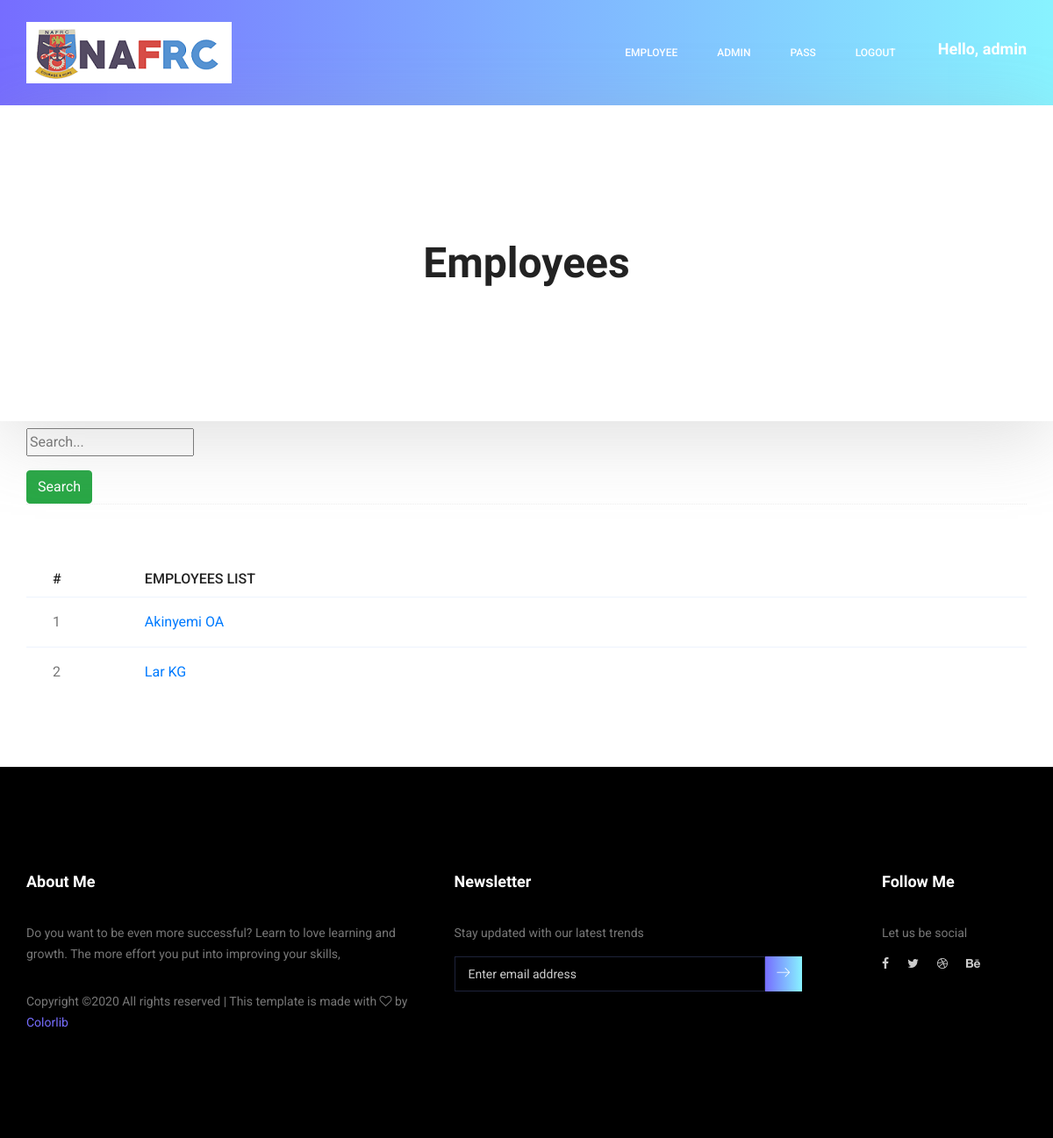
Screenshot of / (signed in) with the database file from the repository.
### register/models.py (models this page shows)
class Employee(models.Model):
    last_name = models.CharField(verbose_name='Surname', max_length=50)
    initials = models.CharField(max_length=2, blank=True, null=True)
    first_name = models.CharField(max_length=50)
    middle_name = models.CharField(max_length=50, blank=True, null=True)
    marital_status = models.CharField(max_length=20, choices=MARITAL_STATUS_CHOICES, blank=True, null=True)
    gender = models.CharField(max_length=10, choices=SEX_CHOICES, default='Unknown')
    birth_date = models.DateField(blank=True, null=True)
    photo = models.ImageField(upload_to='register/photos/%Y/%m/', blank=True, null=True)
    rank = models.ForeignKey(Rank, on_delete=models.SET_NULL, blank=True, null=True)
    p_number = models.CharField(max_length=15, unique=True, default='N/A')
    speciality = models.ForeignKey(Speciality, on_delete=models.SET_NULL, blank=True, null=True)
    unit = models.ForeignKey(Unit, verbose_name='Department', on_delete=models.SET_NULL, blank=True, null=True,
                             help_text="The department or division this employee is being assigned to")
    religion = models.CharField(max_length=50, choices=RELIGION_CHOICES, blank=True, null=True)
    blood_group = models.CharField(max_length=2, choices=BLOOD_GROUP_CHOICES, blank=True, null=True)
    genotype = models.CharField(max_length=2, choices=GENOTYPE_CHOICES, blank=True, null=True)
    national_id_number = models.CharField(verbose_name="National ID Number", max_length=50, blank=True, null=True)
    passport_number = models.CharField(max_length=20, blank=True, null=True)
    state_of_residence = models.ForeignKey(State, related_name='employees_residence', null=True, blank=False,
                                           on_delete=models.SET_NULL)
    country = models.ForeignKey(Country, related_name='country_of_residence', null=True, blank=True,
                                on_delete=models.SET_NULL)
    state_of_origin = models.ForeignKey(State, related_name='employees_origin', blank=True, null=True,
                                        on_delete=models.SET_NULL)
    lga = models.ForeignKey(LGA, verbose_name='LGA', related_name='employees', blank=True, null=True,
                            on_delete=models.SET_NULL)
    phone = models.CharField(max_length=20, blank=True, null=True)
    email = models.EmailField(max_length=254, blank=True, null=True)
    address = models.TextField(blank=True, null=True)
    date_tos = models.DateField(verbose_name='Date TOS', blank=True, null=True)
    seniority = models.DateField(blank=True, null=True)
    t_comm = models.ForeignKey(Tcomm, on_delete=models.SET_NULL, blank=True, null=True)
    remarks = models.CharField(max_length=250, blank=True, null=True)
    class Meta:
        verbose_name = 'Employee'
        verbose_name_plural = 'Employees'
        ordering = ('first_name', 'last_name',)
    def __str__(self):
        return self.full_name
    @property
    def full_name(self):
        names = [self.last_name]
        if self.middle_name:
            names.append(self.middle_name)
        if self.initials:
            names.append(self.initials)
        return u' '.join(names)

### register/views.py (the view)
# urls.py: path('', views.EmployeesListView.as_view(), name='employee_list'),
class EmployeesListView(LoginRequiredMixin, ListView):
    model = Employee
    template_name = 'register/employee_list.html'

### register/templates/register/employee_list.html
{% extends "register/base.html" %}
{% load static %}
{% block content %}
        <section class="banner_area">
            <div class="box_1620">
				<div class="banner_inner d-flex align-items-center">
					<div class="container">
						<div class="banner_content text-center">
							<h2>Employees</h2>
						</div>
					</div>
				</div>
            </div>
        </section>
    <div class="container">
        <form action="{% url 'register:search_results' %}" method="get">
            <input class="mt-2 mb-3" name="q" type="text" placeholder={% if search_word %}{{ search_word }}{% else %}"Search..."{% endif %}>
            <div>
                <button type="submit" class="btn btn-success">Search</button>
            </div>
        </form>
        <div class="section-top-border">
        <div class="progress-table-wrap">
            <div class="progress-table">
                {% if object_list %}
                    <div class="table-head">
                        <div class="serial">#</div>
                        <div class="country">Employees List</div>
                    </div>
                {% for emp in object_list %}
                    <div class="table-row">
                        <div class="serial">{{ forloop.counter }}</div>
                        <div class="country"><a href="{% url 'register:employee_detail' emp.pk %}">{{ emp }}</a></div>
                    </div>
                {% endfor %}
                {% else %}
                     <div class="table-row">
                        <div class="ml-5">{% if search_not_found %}{{ search_not_found }}{% else %}No Employee Record Available{% endif %}</div>
                     </div>
                {% endif %}
            </div>
        </div>
    </div>
    </div>
{% endblock %}

### register/templates/register/base.html (shortened to what this page needs)
{% load static pwa%}
<!doctype html>
<html lang="en">
    <head>
        <link rel="stylesheet" href="{% static 'css/bootstrap.css'%}">
        <link rel="stylesheet" href="{% static 'vendors/linericon/style.css'%}">
        <link rel="stylesheet" href="{% static 'css/font-awesome.min.css'%}">
        <link rel="stylesheet" href="{% static 'vendors/owl-carousel/owl.carousel.min.css'%}">
        <link rel="stylesheet" href="{% static 'vendors/lightbox/simpleLightbox.css'%}">
        <link rel="stylesheet" href="{% static 'vendors/animate-css/animate.css'%}">
        <link rel="stylesheet" href="{% static 'vendors/popup/magnific-popup.css'%}">
        <link rel="stylesheet" href="{% static 'vendors/flaticon/flaticon.css'%}">
        <link rel="stylesheet" href="{% static 'css/style.css'%}">
        <link rel="stylesheet" href="{% static 'css/responsive.css'%}">
    </head>
    <body>
        <header class="header_area">
            <div class="main_menu">
            	<nav class="navbar navbar-expand-lg navbar-light">
					<div class="container box_1620">
						<a class="navbar-brand logo_h" href="{% url 'register:employee_list' %}"><img src="{% static 'img/nafrc-logo.png'%}" alt=""></a>
						<div class="collapse navbar-collapse offset" id="navbarSupportedContent">
							<ul class="nav navbar-nav menu_nav ml-auto">
                                {% if user.is_authenticated %}
                                    <li class="nav-item submenu dropdown">
                                        <a href="#" class="nav-link dropdown-toggle" data-toggle="dropdown" role="button" aria-haspopup="true" aria-expanded="false">Employee</a>
                                    </li>
                                {% endif %}
                                <li class="nav-item"><a class="nav-link" href="/admin">Admin</a></li>
                                {% if user.is_authenticated %}
                                    <li class="nav-item submenu dropdown">
                                        <a href="#" class="nav-link dropdown-toggle" data-toggle="dropdown" role="button" aria-haspopup="true" aria-expanded="false">Pass</a>
                                    </li>
                                {% endif %}
                                {% if user.is_authenticated %}
                                    <li class="nav-item"><a class="nav-link" href="{% url 'logout' %}">Logout</a></li>
                                {% else %}
                                    <li class="nav-item"><a class="nav-link" href="{% url 'login' %}">Login</a></li>
                                {% endif %}
							</ul>
                            <h4 class="ml-5" style="color: white">{% if user.is_authenticated %}Hello, {{ user.username }}{% endif %}</h4>
						</div>
					</div>
            	</nav>
            </div>
        </header>
            {% block content %}
            {% endblock %}
        <footer class="footer_area p_120">
        	<div class="container">
        		<div class="row footer_inner">
        			<div class="col-lg-5 col-sm-6">
        				<aside class="f_widget ab_widget">
        					<div class="f_title">
        						<h3>About Me</h3>
        					</div>
        					<p>Do you want to be even more successful? Learn to love learning and growth. The more effort you put into improving your skills,</p>
        					<p>
Copyright &copy;<script>document.write(new Date().getFullYear());</script> All rights reserved | This template is made with <i class="fa fa-heart-o" aria-hidden="true"></i> by <a href="https://colorlib.com" target="_blank">Colorlib</a>
</p>
        				</aside>
        			</div>
        			<div class="col-lg-5 col-sm-6">
        				<aside class="f_widget news_widget">
        					<div class="f_title">
        						<h3>Newsletter</h3>
        					</div>
        					<p>Stay updated with our latest trends</p>
        					<div id="mc_embed_signup">
                                <form target="_blank" action="https://spondonit.us12.list-manage.com/subscribe/post?u=1462626880ade1ac87bd9c93a&amp;id=92a4423d01" method="get" class="subscribe_form relative">
                                	<div class="input-group d-flex flex-row">
                                        <input name="EMAIL" placeholder="Enter email address" onfocus="this.placeholder = ''" onblur="this.placeholder = 'Email Address '" required="" type="email">
                                        <button class="btn sub-btn"><span class="lnr lnr-arrow-right"></span></button>
                                    </div>
                                </form>
                            </div>
        				</aside>
        			</div>
        			<div class="col-lg-2">
        				<aside class="f_widget social_widget">
        					<div class="f_title">
        						<h3>Follow Me</h3>
        					</div>
        					<p>Let us be social</p>
        					<ul class="list">
        						<li><a href="#"><i class="fa fa-facebook"></i></a></li>
        						<li><a href="#"><i class="fa fa-twitter"></i></a></li>
        						<li><a href="#"><i class="fa fa-dribbble"></i></a></li>
        						<li><a href="#"><i class="fa fa-behance"></i></a></li>
        					</ul>
        				</aside>
        			</div>
        		</div>
        	</div>
        </footer>
    </body>
</html>

### static/css/style.css (style rules this page uses)
.list { list-style: none; margin: 0px; padding: 0px; }
a { text-decoration: none; transition: all 0.3s ease-in-out; }
body { line-height: 26px; font-size: 16px; font-family: "Roboto", sans-serif; font-weight: normal; color: #777777; }
h1, h2, h3, h4, h5, h6 { font-family: "Heebo", sans-serif; font-weight: bold; }
.p_120 { padding-top: 120px; padding-bottom: 120px; }
@media (min-width: 1200px) { .container { max-width: 1170px; } }
.header_area { position: absolute; width: 100%; top: 0; left: 0; z-index: 99; transition: background 0.4s, all 0.3s linear; }
.header_area .navbar { background: transparent; padding: 0px; border: 0px; border-radius: 0px; }
.header_area .navbar .nav .nav-item { margin-right: 45px; }
.header_area .navbar .nav .nav-item .nav-link { font: 500 12px/120px "Roboto", sans-serif; text-transform: uppercase; color: #fff; padding: 0px; display: inline-block; }
.header_area .navbar .nav .nav-item .nav-link:after { display: none; }
.header_area .navbar .nav .nav-item.submenu { position: relative; }
.header_area .navbar .nav .nav-item:last-child { margin-right: 0px; }
.banner_area { position: relative; z-index: 1; min-height: 350px; background-image: -moz-linear-gradient(0deg, #766dff 0%, #88f3ff 100%); background-image: -webkit-linear-gradient(0deg, #766dff 0%, #88f3ff 100%); background-image: -ms-linear-gradient(0deg, #766dff 0%, #88f3ff 100%); margin-bottom: 120px; }
.banner_area .box_1620 { background: #fff; min-height: 360px; border-radius: 12px; position: relative; bottom: -120px; box-shadow: 0px 20px 80px 0px rgba(153, 153, 153, 0.3); }
.banner_area .banner_inner { position: relative; overflow: hidden; width: 100%; min-height: 360px; z-index: 1; }
.banner_area .banner_inner .banner_content h2 { color: #222222; font-size: 48px; font-family: "Heebo", sans-serif; margin-bottom: 0px; font-weight: bold; }
.section-top-border { padding: 50px 0; border-top: 1px dotted #eee; }
h2 { font-size: 30px; }
h3 { font-size: 24px; }
h4 { font-size: 18px; }
.progress-table { background: #fff; padding: 15px 0px 30px 0px; min-width: 800px; }
.progress-table .serial { width: 11.83%; padding-left: 30px; }
.progress-table .country { width: 28.07%; }
.progress-table .table-head { display: flex; }
.progress-table .table-head .serial, .progress-table .table-head .country, .progress-table .table-head .visit, .progress-table .table-head .percentage { color: #222222; line-height: 40px; text-transform: uppercase; font-weight: 500; }
.progress-table .table-row { padding: 15px 0; border-top: 1px solid #edf3fd; display: flex; }
.progress-table .table-row .serial, .progress-table .table-row .country, .progress-table .table-row .visit, .progress-table .table-row .percentage { display: flex; align-items: center; }
.footer_area { background: #000; }
.f_title { margin-bottom: 35px; }
.f_title h3 { color: #fff; font-size: 18px; font-weight: bold; font-family: "Heebo", sans-serif; margin-bottom: 0px; }
.ab_widget p { font-size: 14px; line-height: 24px; font-family: "Roboto", sans-serif; color: #777777; margin-bottom: 30px; }
.ab_widget p a { color: #766dff; }
.ab_widget p + p { margin-bottom: 0px; }
.news_widget { padding-right: 15px; }
.news_widget p { font-size: 14px; line-height: 24px; font-family: "Roboto", sans-serif; color: #777777; margin-bottom: 15px; }
.news_widget .input-group input { height: 40px; background: transparent; border-radius: 0px; width: 80%; border: none; padding: 0px 15px; border: 1px solid #1e233b; font-size: 14px; font-family: "Roboto", sans-serif; color: #cccccc; outline: none; box-shadow: none; }
.news_widget .input-group .sub-btn { border-radius: 0px; background-image: -moz-linear-gradient(0deg, #766dff 0%, #88f3ff 100%); background-image: -webkit-linear-gradient(0deg, #766dff 0%, #88f3ff 100%); background-image: -ms-linear-gradient(0deg, #766dff 0%, #88f3ff 100%); outline: none !important; box-shadow: none !important; padding: 0px; border: none; width: 42px; cursor: pointer; color: #fff; }
.social_widget p { font-size: 14px; line-height: 24px; font-family: "Roboto", sans-serif; color: #777777; margin-bottom: 10px; }
.social_widget .list li { margin-right: 17px; display: inline-block; }
.social_widget .list li a { color: #cccccc; font-size: 14px; transition: all 300ms linear 0s; }
.social_widget .list li:last-child { margin-right: 0px; }

### static/css/responsive.css (style rules this page uses)
@media (max-width:1619px) { .banner_area .box_1620 { border-radius: 0px; } }

### rows the page displays
Employee: last_name+middle_name+initials "Akinyemi OA"
Employee: last_name+middle_name+initials "Lar KG"

### other values shown
{{ user.username }} "admin"
